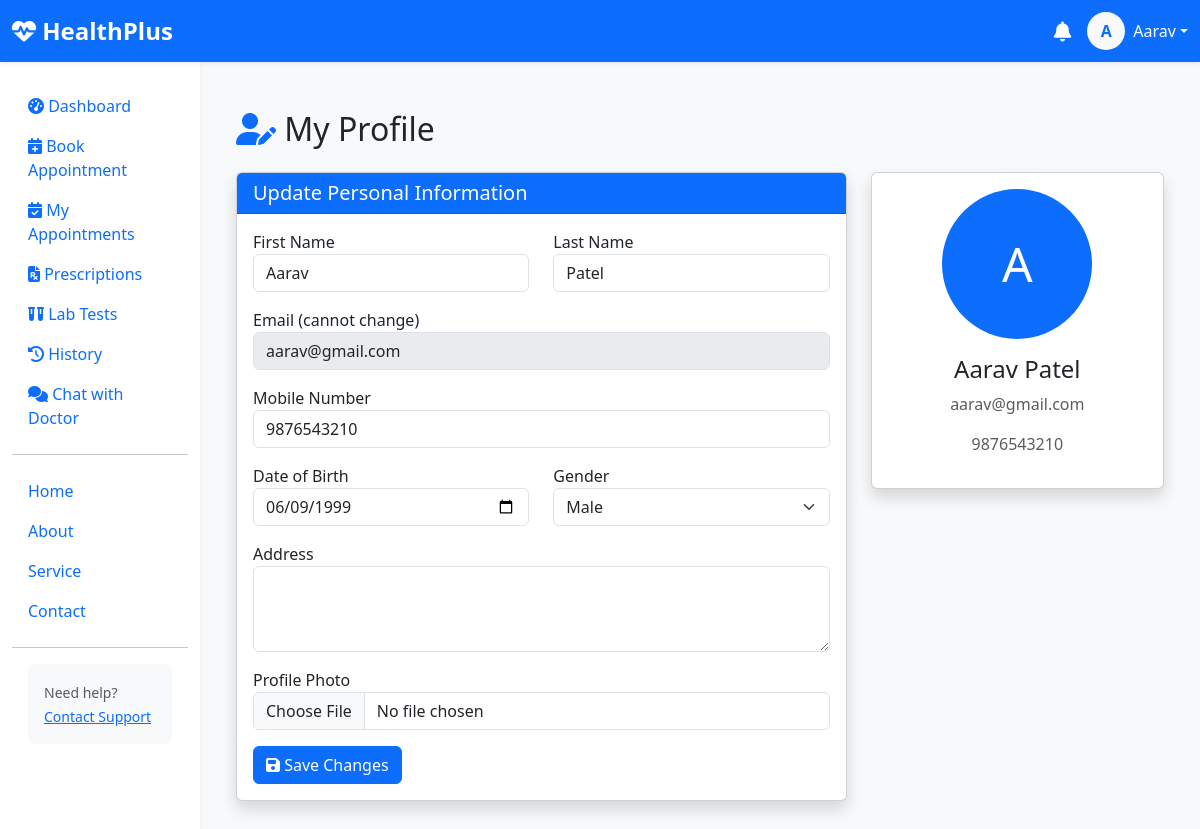
Page /patient/profile/ (signed in) on the committed database.
### healthcare/models.py (models this page shows, shortened)
class CustomUser(AbstractUser):
    ROLE_CHOICES = (
        ('patient', 'Patient'),
        ('doctor', 'Doctor'),
        ('admin', 'Admin'),
    )
    username = None
    email = models.EmailField(unique=True, db_index=True)
    role = models.CharField(max_length=20, choices=ROLE_CHOICES, default='patient')
    first_name = models.CharField(max_length=50)
    last_name = models.CharField(max_length=50, blank=True)
    mobile_number = models.CharField(max_length=15, blank=True, null=True)
    gender = models.CharField(max_length=10, choices=[('male','Male'),('female','Female'),('other','Other')], blank=True)
    dob = models.DateField("Date of Birth", null=True, blank=True)
    address = models.TextField(blank=True)
    image = models.ImageField(upload_to='users/', blank=True, null=True)
    is_email_verified = models.BooleanField(default=False)
    created_at = models.DateTimeField(auto_now_add=True)
    objects = UserManager()
    USERNAME_FIELD = 'email'
    REQUIRED_FIELDS = []
    def get_full_name(self):
        return f"{self.first_name} {self.last_name}".strip() or self.email

### healthcare/views/profile.py (the view, shortened to what this page needs)
# urls.py: path('patient/profile/', patient_profile, name='patient_profile'),
@login_required(login_url="login")
def patient_profile(request):
    if request.user.role != 'patient':
        return redirect('home')
    return render(request, 'patient/profile.html')

### templates/patient/profile.html (shortened to what this page needs)
{% extends "patient/base.html" %}
{% block content %}
<div class="container py-4">
    <h2 class="mb-4">
        <i class="fas fa-user-edit text-primary"></i> My Profile
    </h2>
    <div class="row">
        <div class="col-lg-8">
            <div class="card shadow">
                <div class="card-header bg-primary text-white">
                    <h5 class="mb-0">Update Personal Information</h5>
                </div>
                <div class="card-body">
                    <form method="post" enctype="multipart/form-data">
                        <div class="row">
                            <div class="col-md-6 mb-3">
                                <label>First Name</label>
                                <input type="text" name="first_name" class="form-control" value="{{ user.first_name }}" required>
                            </div>
                            <div class="col-md-6 mb-3">
                                <label>Last Name</label>
                                <input type="text" name="last_name" class="form-control" value="{{ user.last_name }}">
                            </div>
                        </div>
                        <div class="mb-3">
                            <label>Email (cannot change)</label>
                            <input type="email" class="form-control" value="{{ user.email }}" disabled>
                        </div>
                        <div class="mb-3">
                            <label>Mobile Number</label>
                            <input type="text" name="mobile_number" class="form-control" value="{{ user.mobile_number }}" required>
                        </div>
                        <div class="row">
                            <div class="col-md-6 mb-3">
                                <label>Date of Birth</label>
                                <input type="date" name="dob" class="form-control" value="{{ user.dob|date:'Y-m-d' }}">
                            </div>
                            <div class="col-md-6 mb-3">
                                <label>Gender</label>
                                <select name="gender" class="form-select">
                                    <option value="male" {% if user.gender == 'male' %}selected{% endif %}>Male</option>
                                </select>
                            </div>
                        </div>
                        <div class="mb-3">
                            <label>Address</label>
                            <textarea name="address" class="form-control" rows="3">{{ user.address }}</textarea>
                        </div>
                        <div class="mb-3">
                            <label>Profile Photo</label>
                            <input type="file" name="image" class="form-control" accept="image/*">
                        </div>
                        <button type="submit" class="btn btn-primary">
                            <i class="fas fa-save"></i> Save Changes
                        </button>
                    </form>
                </div>
            </div>
        </div>
        <div class="col-lg-4">
            <div class="card shadow text-center">
                <div class="card-body">
                    {% if user.image %}
                        <img src="{{ user.image.url }}" class="rounded-circle mb-3" width="150" height="150">
                    {% else %}
                        <div class="bg-primary text-white rounded-circle d-flex align-items-center justify-content-center mb-3 mx-auto" style="width:150px;height:150px;font-size:3rem;">
                            {{ user.first_name.0 }}
                        </div>
                    {% endif %}
                    <h4>{{ user.get_full_name }}</h4>
                    <p class="text-muted">{{ user.email }}</p>
                    <p class="text-muted">{{ user.mobile_number }}</p>
                </div>
            </div>
        </div>
    </div>
</div>
{% endblock %}

### templates/patient/base.html (shortened to what this page needs)
{% load static %}
<!DOCTYPE html>
<html lang="en">
<head>
    <link href="https://cdn.jsdelivr.net/npm/bootstrap@5.3.3/dist/css/bootstrap.min.css" rel="stylesheet">
    <link rel="stylesheet" href="https://cdnjs.cloudflare.com/ajax/libs/font-awesome/6.5.0/css/all.min.css">
</head>
<body class="bg-light">
    <nav class="navbar navbar-expand-lg navbar-dark bg-primary shadow-sm">
        <div class="container-fluid">
            <a class="navbar-brand fw-bold fs-4" href="{% url 'patient_dashboard' %}">
                <i class="fas fa-heartbeat"></i> HealthPlus
            </a>
            <div class="d-flex align-items-center gap-3">
                <div class="dropdown">
                    <a class="text-white position-relative" href="#" role="button" data-bs-toggle="dropdown">
                        <i class="fas fa-bell fa-lg"></i>
                    </a>
                </div>
                <div class="dropdown">
                    <a class="d-flex align-items-center text-white text-decoration-none dropdown-toggle"
                       href="#" role="button" data-bs-toggle="dropdown">
                        {% if user.image %}
                            <img src="{{ user.image.url }}" class="rounded-circle me-2" width="38" height="38">
                        {% else %}
                            <div class="bg-light text-primary rounded-circle d-flex align-items-center justify-content-center me-2"
                                 style="width:38px; height:38px;">
                                <strong>{{ user.first_name|slice:":1" }}</strong>
                            </div>
                        {% endif %}
                        <span class="d-none d-sm-inline">{{ user.first_name }}</span>
                    </a>
                </div>
            </div>
        </div>
    </nav>
    <div class="container-fluid">
        <div class="row">
            <nav class="col-md-3 col-lg-2 d-md-block bg-white sidebar collapse shadow-sm" id="sidebarMenu">
                <div class="position-sticky pt-4">
                    <ul class="nav flex-column">
                        <li class="nav-item">
                            <a class="nav-link active" href="{% url 'patient_dashboard' %}">
                                <i class="fas fa-tachometer-alt"></i> Dashboard
                            </a>
                        </li>
                        <li class="nav-item">
                            <a class="nav-link" href="{% url 'book_appointment' %}">
                                <i class="fas fa-calendar-plus"></i> Book Appointment
                            </a>
                        </li>
                        <li class="nav-item">
                            <a class="nav-link" href="{% url 'my_appointments' %}">
                                <i class="fas fa-calendar-check"></i> My Appointments
                            </a>
                        </li>
                        <li class="nav-item">
                            <a class="nav-link" href="{% url 'my_prescriptions' %}">
                                <i class="fas fa-file-prescription"></i> Prescriptions
                            </a>
                        </li>
                        <li class="nav-item">
                            <a class="nav-link" href="{% url 'lab_test_booking' %}">
                                <i class="fas fa-vials"></i> Lab Tests
                            </a>
                        </li>
                        <li class="nav-item">
                            <a class="nav-link" href="{% url 'appointment_history' %}">
                                <i class="fas fa-history"></i> History
                            </a>
                        </li>
                        <li class="nav-item">
                            <a class="nav-link" href="{% url 'patient_chat_list' %}"
                            class="nav-link {% if request.resolver_match.url_name == 'patient_chat_list' %}active{% endif %}">
                                <i class="fas fa-comments"></i>
                                <span>Chat with Doctor</span>
                            </a>
                        </li>
                    </ul>
                    <hr>
                    <div>
                    <ul class="nav flex-column">
                        <li class="nav-item">
                            <a class="nav-link" href="{% url 'home' %}">
                                 Home
                            </a>
                        </li>
                        <li class="nav-item">
                            <a class="nav-link" href="{% url 'about' %}">
                                 About
                            </a>
                        </li>
                        <li class="nav-item">
                            <a class="nav-link" href="{% url 'service' %}">
                                 Service
                            </a>
                        </li>
                        <li class="nav-item">
                            <a class="nav-link" href="{% url 'contact' %}">
                                 Contact
                            </a>
                        </li>
                    </ul>
                    <hr>
                    <div class="p-3 bg-light rounded mx-3">
                        <small class="text-muted">Need help?</small><br>
                        <a href="#" class="small">Contact Support</a>
                    </div>
                </div>
            </nav>
            <main class="col-md-9 ms-sm-auto col-lg-10 px-md-4 py-4">
                {% block content %}{% endblock %}
            </main>
        </div>
    </div>
</body>
</html>

### rows in the picture
CustomUser: first_name "A", first_name "Aarav", last_name "Patel", email "aarav@gmail.com", mobile_number "9876543210", dob "06/09/1999", gender "Male", first_name.0 "A", get_full_name "Aarav Patel"
